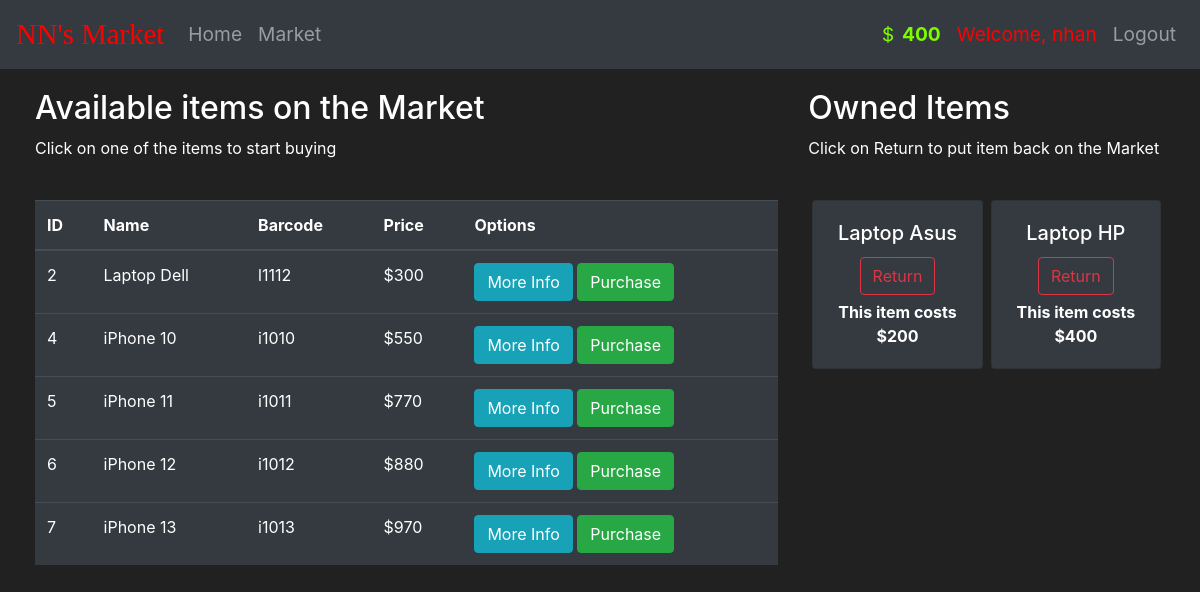
The app's page /market (signed in) with its own data.
### market/models.py (models this page shows, shortened)
class User(db.Model, UserMixin):
    id = db.Column(db.Integer(), primary_key=True)
    username = db.Column(db.String(length=30), nullable=False, unique=True)
    email_address = db.Column(db.String(length=50), nullable=False, unique=True)
    password_hash = db.Column(db.String(length=60), nullable=False)
    budget = db.Column(db.Integer(), nullable=False, default=1000)
    items = db.relationship("Item", backref="owned_user", lazy=True)
    @property
    def password(self):
        return self.password_hash
    @property
    def prettier_budget(self):
        return "{:,}".format(self.budget)

class Item(db.Model):
    id = db.Column(db.Integer(), primary_key=True)
    name = db.Column(db.String(length=30), nullable=False, unique=True)
    price = db.Column(db.Integer(), nullable=False)
    barcode = db.Column(db.String(length=12), nullable=False, unique=True)
    description = db.Column(db.String(length=1024), nullable=False, unique=True)
    owner = db.Column(db.Integer(), db.ForeignKey("user.id"), default=None)

### market/markets.py (the view, shortened to what this page needs)
@markets.route("/market", methods=["GET", "POST"])
@login_required
def market():
    purchase_form = PurchaseItemForm()
    returning_form = ReturnItemForm()
    if request.method == "GET":
        items = Item.query.filter_by(owner=None)
        owned_items = Item.query.filter_by(owner=current_user.id)
        return render_template("market.html", items=items, purchase_form=purchase_form, owned_items=owned_items, returning_form=returning_form)

### market/models.py (called while the page is built)
@login_manager.user_loader
def load_user(user_id):
    return User.query.get(int(user_id))

### market/templates/market.html (shortened to what this page needs)
{% extends "base.html" %}
{% block content %}
<div class="row row-sd">
  <div class="col-8">
    <h2>Available items on the Market</h2>
    <p>Click on one of the items to start buying</p>
    <br>
    <table class="table table-hover table-dark">
      <thead>
        <tr>
          <th scope="col">ID</th>
          <th scope="col">Name</th>
          <th scope="col">Barcode</th>
          <th scope="col">Price</th>
          <th scope="col">Options</th>
        </tr>
      </thead>
      <tbody>
        {% for item in items %}
            <tr>
              <td>{{ item.id }}</td>
              <td>{{ item.name }}</td>
              <td>{{ item.barcode }}</td>
              <td>${{ item.price }}</td>
              <td>
                <button class="btn btn-outline btn-info" data-toggle="modal" data-target="#modal-more-info-{{ item.id }}">More Info</button>
                <button class="btn btn-outline btn-success" data-toggle="modal" data-target="#modal-purchase-confirm-{{ item.id }}">Purchase</button>
              </td>
            </tr>
        {% endfor %}
      </tbody>
    </table>
  </div>
  <div class="col-4">
    <h2>Owned Items</h2>
    <p>Click on Return to put item back on the Market</p>
    <br>
    <div class="row mx-0">
      {% for owned_item in owned_items %}
          <div class="col-md-6 px-1">
            <div class="card text-center bg-dark card-sd">
              <div class="card-body">
                <h5 class="card-title">{{ owned_item.name }}</h5>
                <button type="button" class="btn btn-outline-danger btn-sd" data-toggle="modal" data-target="#modal-returning-confirm-{{ owned_item.id }}">
                  Return
                </button>
                <p class="card-text"><strong>
                  This item costs ${{ owned_item.price }}
                </strong></p>
              </div>
            </div>
          </div>
      {% endfor %}
    </div>
  </div>
</div>
{% endblock %}

### market/templates/base.html (shortened to what this page needs)
<!doctype html>
<html lang="en">
  <head>
    <link rel="stylesheet" href="https://cdn.jsdelivr.net/npm/bootstrap@4.5.3/dist/css/bootstrap.min.css">
    <link rel="stylesheet" href="https://cdn.jsdelivr.net/npm/bootstrap-icons@1.7.2/font/bootstrap-icons.css">
    <link rel="stylesheet" type="text/css" href="{{ url_for('static', filename='css/styles.css') }}">
  </head>
  <body>
    <nav class="navbar navbar-expand-md navbar-dark bg-dark navbar-sd">
      <a class="navbar-brand navbar-brand-sd" href="{{ url_for('views.home') }}">NN's Market</a>
      <div class="collapse navbar-collapse" id="navbarNav">
        <ul class="navbar-nav mr-auto">
          <li class="nav-item">
            <a class="nav-link" href="{{ url_for('views.home') }}">Home<span class="sr-only">(current)</span></a>
          </li>
          <li class="nav-item">
            <a class="nav-link" href="{{ url_for('markets.market') }}">Market</a>
          </li>
        </ul>
        {% if current_user.is_authenticated %}
          <ul class="navbar-nav">
            <li class="nav-item">
              <a class="nav-link nav-cash-sd">
                <i class="bi bi-currency-dollar"></i>
                {{ current_user.prettier_budget }}
              </a>
            </li>
            <li class="nav-item">
              <a class="nav-link nav-greeting-sd">Welcome, {{ current_user.username }}</a>
            </li>
            <li class="nav-item">
              <a class="nav-link" href="{{ url_for('auths.logout') }}">Logout</a>
            </li>
          </ul>
        {% endif %}
      </div>
    </nav>
    {% block content %}
    {% endblock %}
  </body>
</html>

### market/static/css/styles.css (style rules this page uses)
body { background-color: #212121; color: white; }
.navbar-sd { font-size: larger; }
.navbar-brand-sd { font-size: 150%; color: red !important; font-family: 'Brush Script MT', cursive; }
.nav-cash-sd { color: lawngreen !important; font-weight: bold; }
.nav-greeting-sd { color: red !important; }
.row-sd { margin-top: 20px; margin-left: 20px; margin-right: 20px; }
.card-sd { margin-bottom: 5px; }
.btn-sd { margin-bottom: 5px; }

### records on screen
User: prettier_budget "400", username "nhan"
Item: id "2", name "Laptop Dell", barcode "l1112", price "300"
Item: id "4", name "iPhone 10", barcode "i1010", price "550"
Item: id "5", name "iPhone 11", barcode "i1011", price "770"
Item: id "6", name "iPhone 12", barcode "i1012", price "880"
Item: id "7", name "iPhone 13", barcode "i1013", price "970"
Item: name "Laptop Asus", price "200"
Item: name "Laptop HP", price "400"
